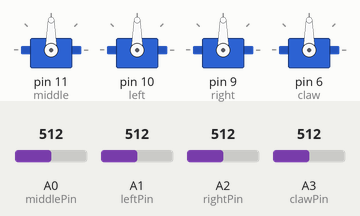
Simulated run of this sketch. Board: Arduino Uno, built with avr-gcc and run on an emulated ATmega328P. On the bench: 4 × servo. The test bench sets the inputs (shaded band); at power-on: A0 (middlePin) = 512, A1 (leftPin) = 512, A2 (rightPin) = 512, A3 (clawPin) = 512.

Above: at 1.2 s.
1.3 s: A0 (middlePin) set to 716
At 2.8 s:
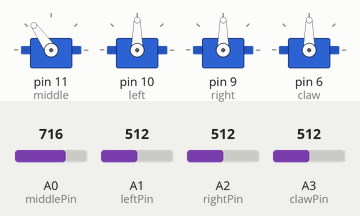
3.1 s: A1 (leftPin) set to 716
At 4.2 s:
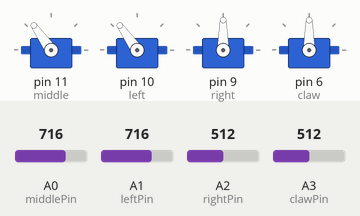
4.7 s: A2 (rightPin) set to 716
At 5.6 s:
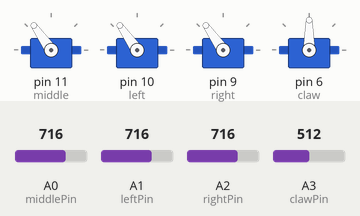
6.3 s: A3 (clawPin) set to 716
At 6.9 s:
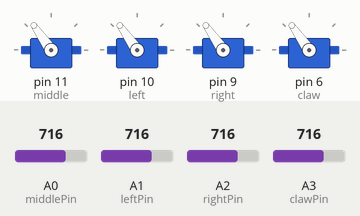
7.9 s: A0 (middlePin) set to 992
At 8.3 s:
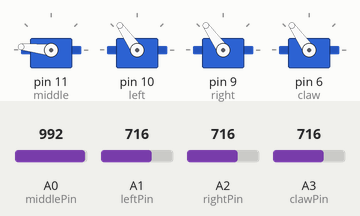
9.5 s: A1 (leftPin) set to 992
At 10.8 s:
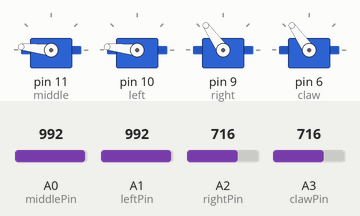
Timing chart, 0 to 12.1 s (numbered marks = the images above; inputs shaded):
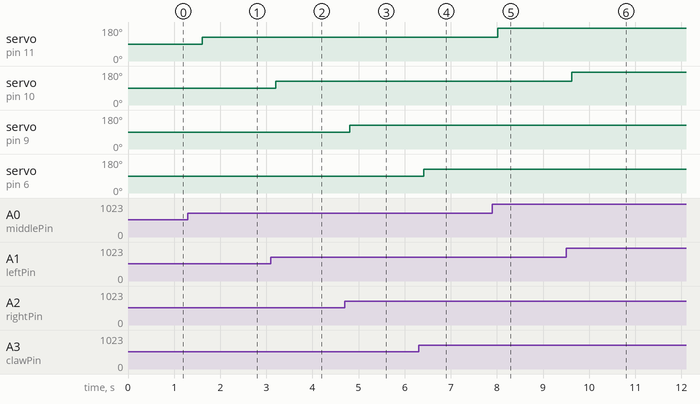

The sketch:

MeArmSimpleController.ino
```cpp
#include <Servo.h>

Servo middle, left, right, claw ;  // Creates 4 "servo objects"

int middlePin = A0;  // Middle Pot Analog Input Pin
int leftPin = A1;  // Left Pot Analog Input Pin
int rightPin = A2;  // Right Pot Analog Input Pin
int clawPin = A3;  // Claw Pot Analog Input Pin

int middleValue = 0;  // Middle Pot Value
int leftValue = 0;  // Left Pot Value
int rightValue = 0;  // Right Pot Value
int clawValue = 0;  // Claw Pot Value


void setup()
{
  middle.attach(11);  // attaches the servo on pin 11 to the middle object
  left.attach(10);  // attaches the servo on pin 10 to the left object
  right.attach(9);  // attaches the servo on pin 9 to the right object
  claw.attach(6);  // attaches the servo on pin 6 to the claw object
}

void loop()
{

  // Read the Pot Values
  middleValue = analogRead(middlePin);
  leftValue = analogRead(leftPin);
  rightValue = analogRead(rightPin);
  clawValue = analogRead(clawPin);

  // Convert to values between 0 and 180 for the servos
  middleValue = map(middleValue, 0, 1023, 0, 180) ;
  leftValue = map(leftValue, 0, 1023, 0, 180) ;
  rightValue = map(rightValue, 0, 1023, 0, 180) ;
  clawValue = map(clawValue, 0, 1023, 0, 180) ;

  // Write values to servos
  middle.write(middleValue); // Middle servo position
  left.write(leftValue); // Left servo position
  right.write(rightValue); // Right servo position
  claw.write(clawValue); // Claw servo position

  delay(400); // Short Delay
}
```

Measured:
- after the input at 1.3 s, servo on pin 11 (middle): 90° → 125° after 0.31 s
- after the input at 3.1 s, servo on pin 10 (left): 90° → 125° after 0.11 s
- after the input at 4.7 s, servo on pin 9 (right): 90° → 125° after 0.11 s
- after the input at 6.3 s, servo on pin 6 (claw): 90° → 125° after 0.12 s
- after the input at 7.9 s, servo on pin 11 (middle): 125° → 174° after 0.12 s
- after the input at 9.5 s, servo on pin 10 (left): 125° → 174° after 0.12 s
